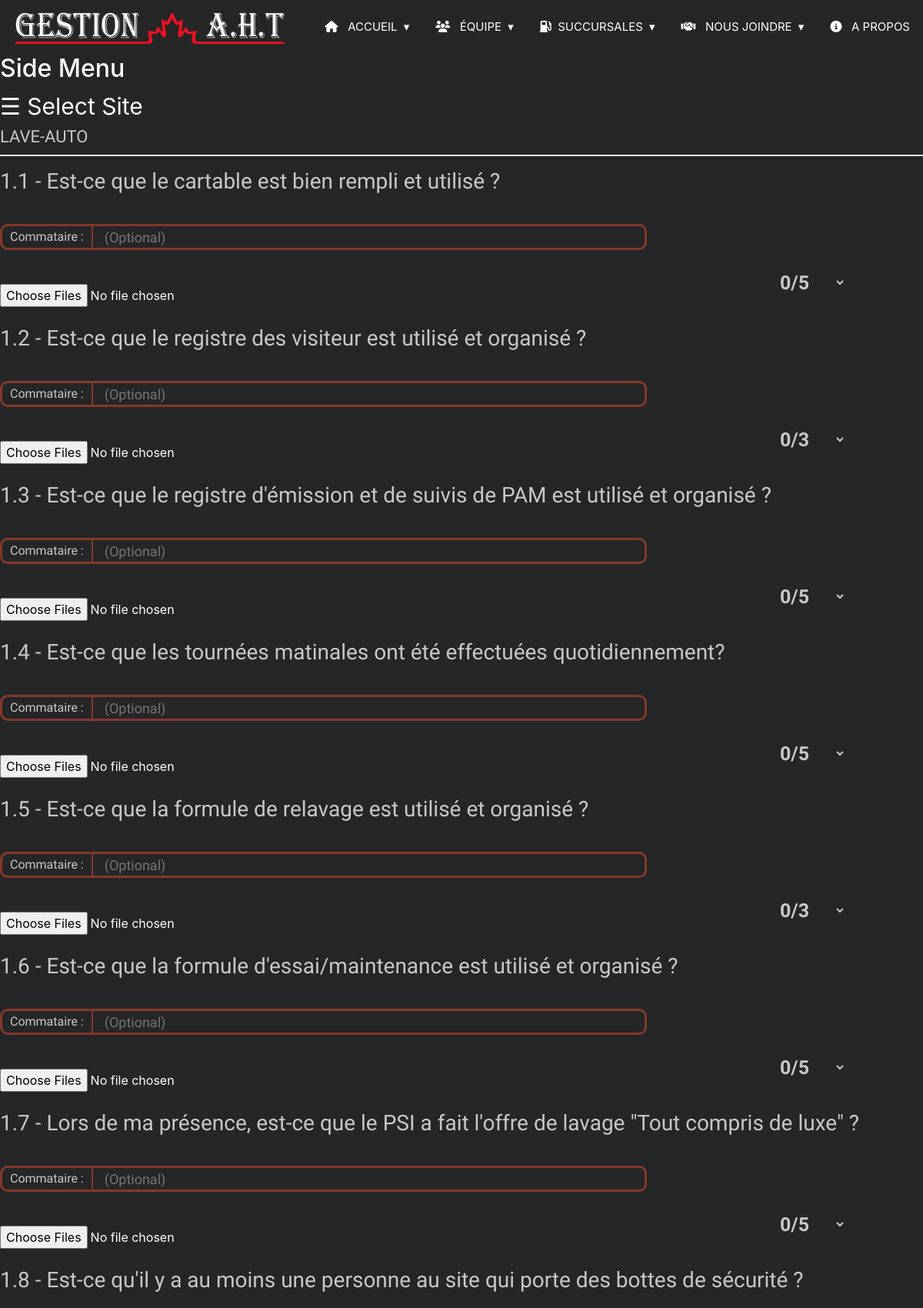
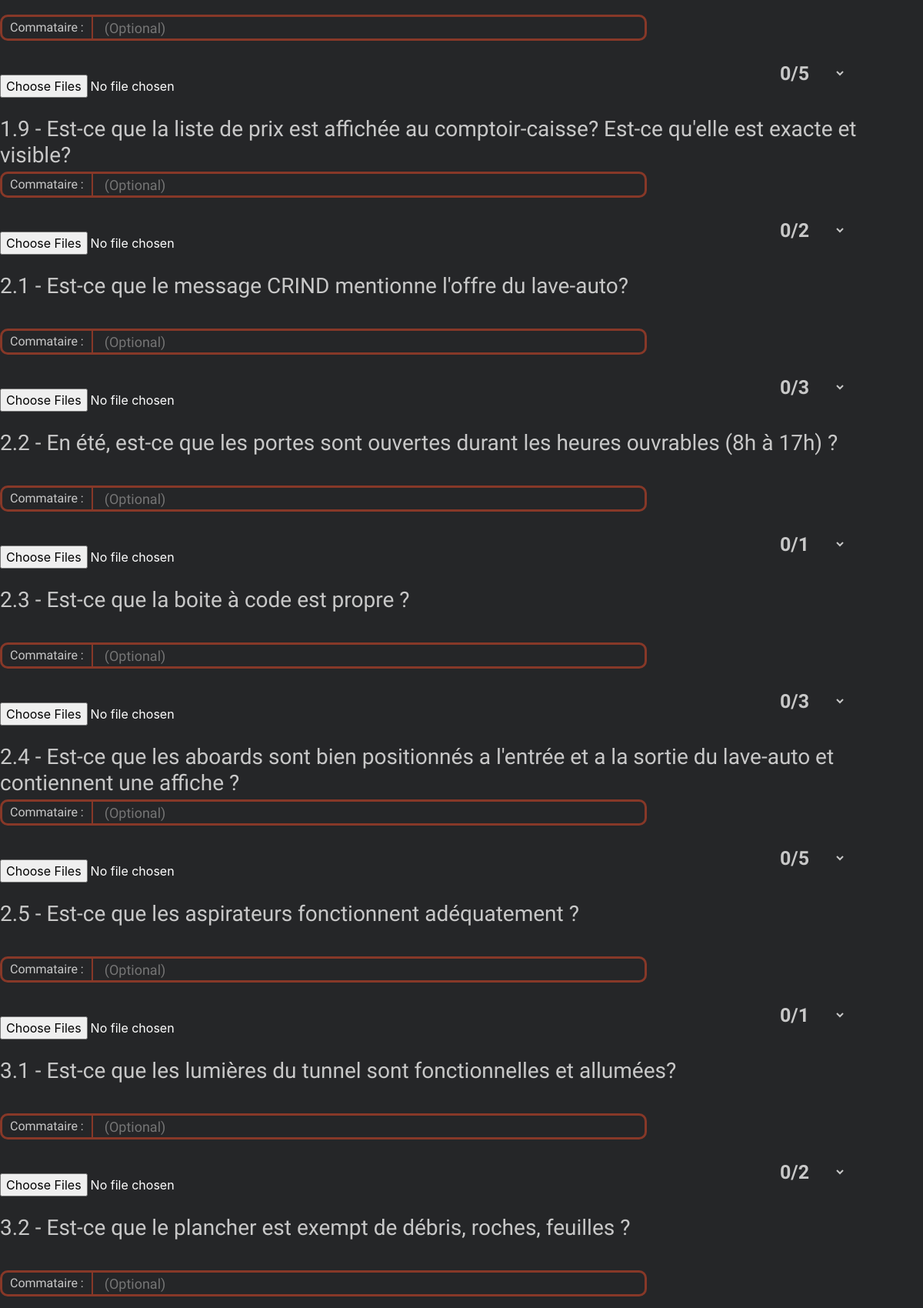
The app's page /laveauto.php (upper part) with its own data (2 pictures, top to bottom).
### tables this page shows
CREATE TABLE IF NOT EXISTS `tbl_questions` (
  `id` int(11) NOT NULL AUTO_INCREMENT,
  `question_number` float NOT NULL,
  `question` varchar(500) NOT NULL,
  `total_score` int(11) NOT NULL,
  `type` tinyint(2) NOT NULL,
  `status` tinyint(4) DEFAULT '1',
  PRIMARY KEY (`id`)
);

### laveauto.php (the view, shortened to what this page needs)
<?php
 include 'header.php';
$quetions = $db->query("SELECT * FROM tbl_questions WHERE type = '3';")->fetchAll(PDO::FETCH_ASSOC);
?>
    <div class="containers">
        <?php include "sidenavswitch.php"; ?>
        <p class="title">LAVE-AUTO</p><br>
        <hr class="hrs">
        <form class="inspectios" action="core.php" method="post" enctype="multipart/form-data">
            <?php foreach ($quetions as $keys => $quetion): ?>
                <div class="questions">
                    <h3><?= $quetion['question'] ?></h3>
                    <br><br><br>
                    <div style="display: inline-block; width: 100%;">
                        <p style="float: left" class="comment">Commataire : </p><input class="comment" type="text" name="comment[]" value="" placeholder="(Optional)">
                    </div>
                    <div class="rselect">
                        <select class="result" name="result[]">
                            <?php for ($i = 0; $i <= ($quetion['total_score']); $i = $i + 0.5): ?>
                                <option value="<?= $i ?>"><?= $i . "/" . $quetion['total_score'] ?></option>
                            <?php endfor; ?>
                        </select>
                    </div>
                    <br><br>
                    <input class="fileupload" style="color: white" type="file" name="photo_<?= $keys ?>[]" multiple><br><br>
                </div>
            <?php endforeach; ?>
            <br><br>
        </form>
    </div>
<?php include "footer.php" ?>

### css/master.css (style rules this page uses)
body { margin: 0; background-color: #252628; transition: background-color .5s; }
hr.hrs { border: 1px solid whitesmoke; }
.containers { width: 1400px; margin: auto!important; }
.title { float: left; }
p { color: #c8c8c8; font-family: 'Cairo', sans-serif; }
p.title { font-size: 22px; margin-bottom: 0; }
div.questions { width: 100%; }
div.questions h3 { color: #c8c8c8; float: left; font-family: 'Cairo', sans-serif; margin: 0; }
div.questions select { width: 90px; height: 45px; background-color: #252628; color: #c8c8c8; font-size: 25px; font-family: 'Cairo', sans-serif; font-weight: bold; border: none; }
div.questions div.rselect { margin-right: 100px; float: right; }
div.questions p.comment { float: left; margin: 0px 0px 20px 0; border: 3px solid #873828; border-right: 2px solid #873828; border-top-left-radius: 10px; border-bottom-left-radius: 10px; padding: 2px 10px; }
div.questions input.comment { background-color: #252628; color: #c8c8c8; font-size: 18px; font-family: 'Cairo', sans-serif; width: 60%; height: 34px; border: 3px solid #873828; border-left: none; padding-left: 15px; border-top-right-radius: 10px; border-bottom-right-radius: 10px; }

### css/responsive.css (style rules this page uses)
@media only screen and (min-width: 320px) { .containers { max-width: 284px; } }
@media only screen and (min-width: 360px) { .containers { max-width: 324px; } }
@media only screen and (min-width: 430px) { .containers { max-width: 400px; } }
@media only screen and (min-width: 576px) { .containers { max-width: 540px; } }
@media only screen and (min-width: 768px) { .containers { max-width: 720px; } }
@media only screen and (min-width: 992px) { .containers { max-width: 960px; } }
@media only screen and (min-width: 1200px) { .containers { max-width: 1200px; } }

### css/floating-labels.css (style rules this page uses)
:root { --input-padding-x: .75rem; --input-padding-y: .75rem; }

### records on screen
tbl_questions: question "1.1 - Est-ce que le cartable est bien rempli et utilisé ?"
tbl_questions: question "1.2 - Est-ce que le registre des visiteur est utilisé et organisé ?"
tbl_questions: question "1.3 - Est-ce que le registre d'émission et de suivis de PAM est utilisé et organisé ?"
tbl_questions: question "1.4 - Est-ce que les tournées matinales ont été effectuées quotidiennement?"
tbl_questions: question "1.5 - Est-ce que la formule de relavage est utilisé et organisé ?"
tbl_questions: question "1.6 - Est-ce que la formule d'essai/maintenance est utilisé et organisé ?"
tbl_questions: question "1.7 - Lors de ma présence, est-ce que le PSI a fait l'offre de lavage \"Tout compris de luxe\" ?"
tbl_questions: question "1.8 - Est-ce qu'il y a au moins une personne au site qui porte des bottes de sécurité ?"
tbl_questions: question "1.9 - Est-ce que la liste de prix est affichée au comptoir-caisse? Est-ce qu'elle est exacte et visible?"
tbl_questions: question "2.1 - Est-ce que le message CRIND mentionne l'offre du lave-auto?"
tbl_questions: question "2.2 - En été, est-ce que les portes sont ouvertes durant les heures ouvrables (8h à 17h) ?"
tbl_questions: question "2.3 - Est-ce que la boite à code est propre ?"
tbl_questions: question "2.4 - Est-ce que les aboards sont bien positionnés a l'entrée et a la sortie du lave-auto et contiennent une affiche ?"
tbl_questions: question "2.5 - Est-ce que les aspirateurs fonctionnent adéquatement ?"
tbl_questions: question "3.1 - Est-ce que les lumières du tunnel sont fonctionnelles et allumées?"
tbl_questions: question "3.2 - Est-ce que le plancher est exempt de débris, roches, feuilles ?"

### other values on screen
form field value "0/5"
form field value "0/3"
form field value "0/2"
form field value "0/1"
